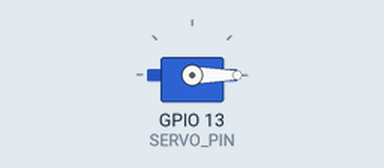
Simulated run of this sketch. Board: ESP32. Shown: servo. What the sketch prints to the serial monitor is not drawn.

Above: at 0.05 s.
At 4.0 s:
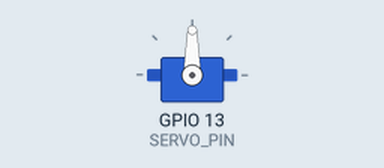
Timing chart, 0 to 5.2 s (numbered marks = the images above):
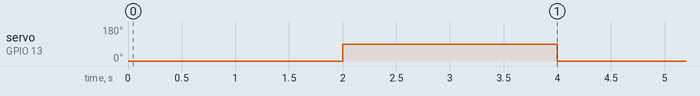

The sketch:

Moteur90.ino
```cpp
#include <ESP32Servo.h>

Servo motorRight;

#define SERVO_PIN 13

void setup() {
  motorRight.attach(SERVO_PIN);
  Serial.begin(115200);
}

void loop() {
  Serial.println("➡ Rotation à 0°");
  motorRight.write(0);
  delay(2000);

  Serial.println("➡ Rotation à 90°");
  motorRight.write(90);
  delay(2000);
}
```

Measured:
- by itself, servo on GPIO 13 (SERVO_PIN): alternates 90° for 2.0 s and 0° for 2.0 s
